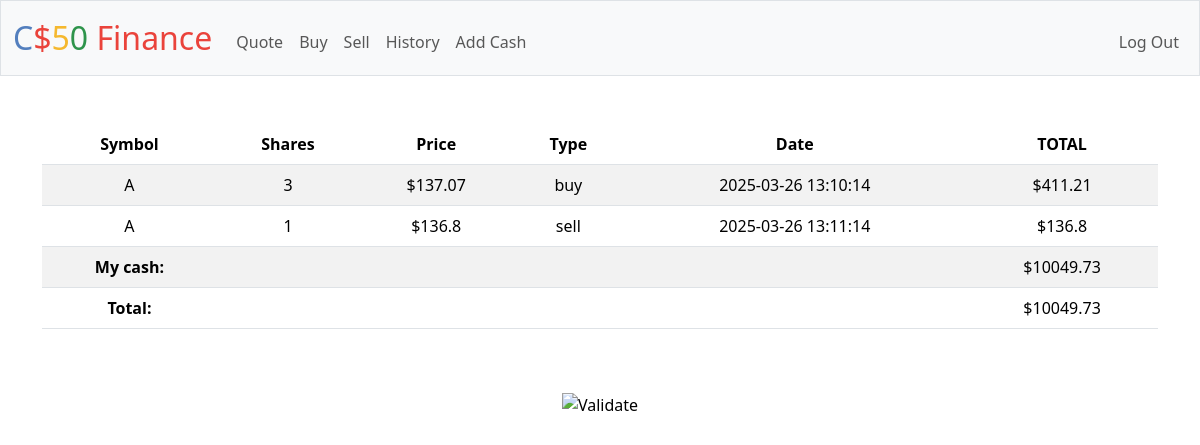
The page /history (signed in) on the database its author committed.
### tables this page shows
CREATE TABLE history (id INTEGER PRIMARY KEY AUTOINCREMENT NOT NULL, user_id NUMERIC NOT NULL, symbol TEXT NOT NULL, price NUMERIC NOT NULL, shares NUMERIC NOT NULL, total NUMERIC NOT NULL, type TEXT NOT NULL, datetime DATETIME NOT NULL, FOREIGN KEY (user_id) REFERENCES users(id));

CREATE TABLE users (id INTEGER PRIMARY KEY AUTOINCREMENT NOT NULL, username TEXT NOT NULL, hash TEXT NOT NULL, cash NUMERIC NOT NULL DEFAULT 10000.00);

### finance/app.py (the view)
@app.route("/history")
@login_required
def history():
    mny = db.execute("SELECT * FROM users WHERE id = ?", session["user_id"])
    my_money = mny[0]["cash"]
    data = db.execute("SELECT * FROM history WHERE user_id = ?;", session["user_id"])
    return render_template("history.html", data=data, my_money=my_money)

### finance/app.py (called while the page is built)
@app.after_request
def after_request(response):
    response.headers["Cache-Control"] = "no-cache, no-store, must-revalidate"
    response.headers["Expires"] = 0
    response.headers["Pragma"] = "no-cache"
    return response

### finance/helpers.py (called while the page is built)
def login_required(f):
    @wraps(f)
    def decorated_function(*args, **kwargs):
        if session.get("user_id") is None:
            return redirect("/login")
        return f(*args, **kwargs)
    return decorated_function

### finance/templates/history.html (shortened to what this page needs)
{% extends "layout.html" %}
{% block main %}
<table class="table table-striped">
    <thead>
        <tr>
            <th>Symbol</th>
            <th>Shares</th>
            <th>Price</th>
            <th>Type</th>
            <th>Date</th>
            <th>TOTAL</th>
        </tr>
    </thead>
    <tbody>
        {% for row in data %}
        <tr>
                <td>{{ row["symbol"] }}</td>
                <td>{{ row["shares"] }}</td>
                <td>${{ row["price"] }}</td>
                <td>{{ row["type"] }}</td>
                <td>{{ row["datetime"] }}</td>
                <td>${{ row["price"] * row["shares"]}} </td>
        </tr>
        {% endfor %}
        <tr>
            <td> <b>My cash: </b></td>
            <td>  </td>
            <td>  </td>
            <td>  </td>
            <td>  </td>
            <td> ${{ my_money }} </td>
        </tr>
        <tr>
            <td><b> Total: </b></td>
            <td>  </td>
            <td>  </td>
            <td>  </td>
            <td>  </td>
            <td> ${{ my_money }} </td>
        </tr>
    </tbody>
</table>
{% endblock %}

### finance/templates/layout.html (shortened to what this page needs)
<!DOCTYPE html>
<html lang="en">
    <head>
        <link href="https://cdn.jsdelivr.net/npm/bootstrap@5.3.3/dist/css/bootstrap.min.css" rel="stylesheet">
        <link href="/static/styles.css" rel="stylesheet">
    </head>
    <body>
        <nav class="bg-light border navbar navbar-expand-md navbar-light">
            <div class="container-fluid">
                <a class="navbar-brand" href="/"><span class="blue">C</span><span class="red">$</span><span class="yellow">5</span><span class="green">0</span> <span class="red">Finance</span></a>
                <div class="collapse navbar-collapse" id="navbar">
                    {% if session["user_id"] %}
                        <ul class="navbar-nav me-auto mt-2">
                            <li class="nav-item"><a class="nav-link" href="/quote">Quote</a></li>
                            <li class="nav-item"><a class="nav-link" href="/buy">Buy</a></li>
                            <li class="nav-item"><a class="nav-link" href="/sell">Sell</a></li>
                            <li class="nav-item"><a class="nav-link" href="/history">History</a></li>
                            <li class="nav-item"><a class="nav-link" href="/add">Add Cash</a></li>
                        </ul>
                        <ul class="navbar-nav ms-auto mt-2">
                            <li class="nav-item"><a class="nav-link" href="/logout">Log Out</a></li>
                        </ul>
                    {% else %}
                        <ul class="navbar-nav ms-auto mt-2">
                            <li class="nav-item"><a class="nav-link" href="/register">Register</a></li>
                            <li class="nav-item"><a class="nav-link" href="/login">Log In</a></li>
                        </ul>
                    {% endif %}
                </div>
            </div>
        </nav>
        <main class="container py-5 text-center">
            {% block main %}{% endblock %}
        </main>
        <footer class="mb-5">
            <form action="https://validator.w3.org/check" class="text-center" enctype="multipart/form-data" method="post" target="_blank">
                <input alt="Validate" src="/static/I_heart_validator.png" type="image">
            </form>
        </footer>
    </body>
</html>

### finance/static/styles.css (style rules this page uses)
nav .navbar-brand { font-size: xx-large; }
nav .navbar-brand .blue { color: #537fbe; }
nav .navbar-brand .red { color: #ea433b; }
nav .navbar-brand .yellow { color: #f5b82e; }
nav .navbar-brand .green { color: #2e944b; }

### rows shown on the page
history: symbol "A", shares "3", price "137.07", type "buy", datetime "2025-03-26 13:10:14", row['price']*row['shares'] "411.21"
history: symbol "A", shares "1", price "136.8", type "sell", datetime "2025-03-26 13:11:14", row['price']*row['shares'] "136.8"
users: cash "10049.73"
